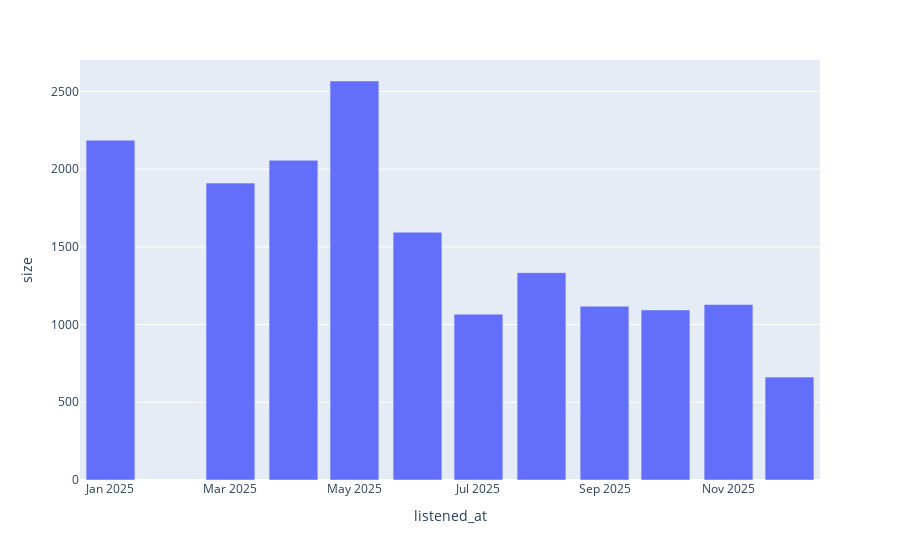

Notebook code for this chart:
### Code cell
fig_monthly_dist = px.bar(df_monthly_dist, x="listened_at", y="size")
fig_monthly_dist.show()

### Figure 1 — Plotly figure (JSON) as saved in the notebook; plotly's stock layout.template omitted (floating-point values rounded to 4 significant figures)
{"data": [{"hovertemplate": "listened_at=%{x}<br>size=%{y}<extra></extra>", "legendgroup": "", "marker": {"color": "#636efa", "pattern": {"shape": ""}}, "name": "", "orientation": "v", "showlegend": false, "textposition": "auto", "type": "bar", "x": ["2025-01", "2025-03", "2025-04", "2025-05", "2025-06", "2025-07", "2025-08", "2025-09", "2025-10", "2025-11", "2025-12"], "xaxis": "x", "y": [2186, 1910, 2057, 2567, 1594, 1067, 1334, 1118, 1094, 1129, 662], "yaxis": "y"}], "layout": {"barmode": "relative", "legend": {"tracegroupgap": 0}, "margin": {"t": 60}, "xaxis": {"anchor": "y", "domain": [0, 1], "title": {"text": "listened_at"}}, "yaxis": {"anchor": "x", "domain": [0, 1], "title": {"text": "size"}}}}
